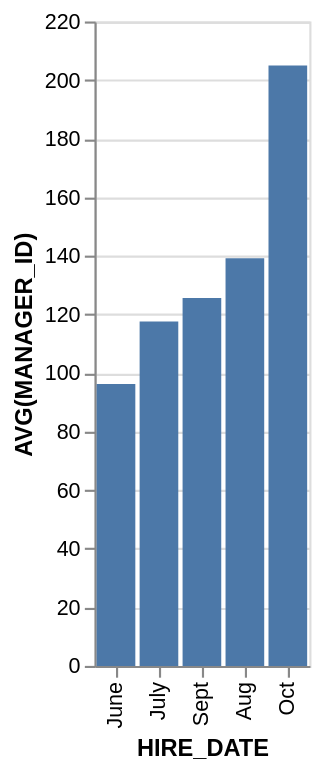

Vega-Lite specification for this chart:
### Vega-Lite specification from a JSON file in a GitHub repository (floating-point values rounded to 4 significant figures)
{"data": {"values": [{"x_data": "June", "y_data": 96.25}, {"x_data": "July", "y_data": 117.6}, {"x_data": "Sept", "y_data": 125.6}, {"x_data": "Aug", "y_data": 139.2}, {"x_data": "Oct", "y_data": 205}]}, "mark": "bar", "encoding": {"x": {"field": "x_data", "type": "nominal", "title": "HIRE_DATE", "sort": {"op": "sum", "field": "y_data", "order": "ascending"}}, "y": {"field": "y_data", "type": "quantitative", "title": "AVG(MANAGER_ID)"}}}
